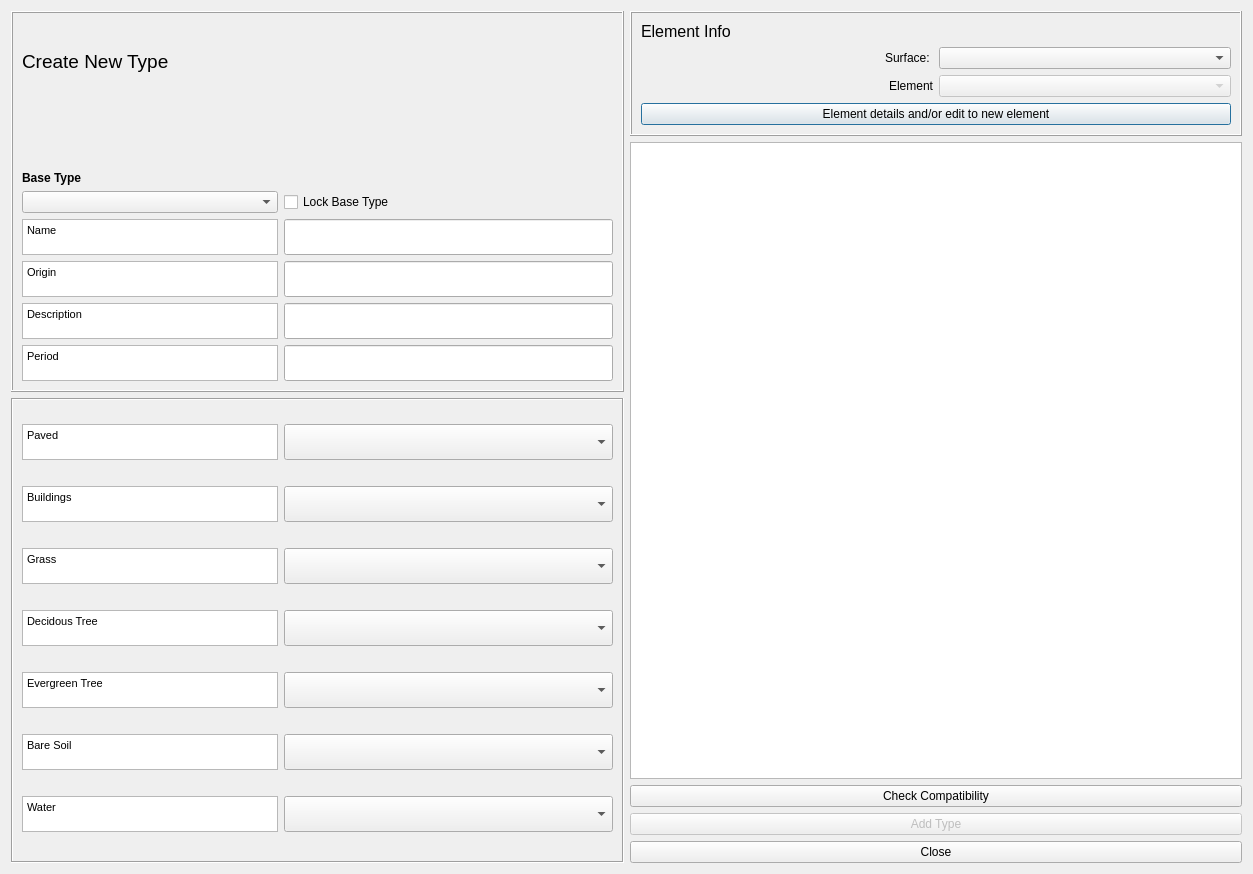
<?xml version="1.0" encoding="UTF-8"?>
<ui version="4.0">
 <class>urban_type_db_editorDialogBase</class>
 <widget class="QDialog" name="urban_type_db_editorDialogBase">
  <property name="geometry">
   <rect>
    <x>0</x>
    <y>0</y>
    <width>1253</width>
    <height>874</height>
   </rect>
  </property>
  <property name="windowTitle">
   <string>Urban Type Database editor</string>
  </property>
  <layout class="QGridLayout" name="gridLayout_5">
   <item row="0" column="0">
    <widget class="QFrame" name="frame1">
     <property name="frameShape">
      <enum>QFrame::Box</enum>
     </property>
     <property name="frameShadow">
      <enum>QFrame::Raised</enum>
     </property>
     <layout class="QGridLayout" name="gridLayout_2">
      <item row="4" column="1">
       <widget class="QgsFilterLineEdit" name="textEditName">
        <property name="sizePolicy">
         <sizepolicy hsizetype="Expanding" vsizetype="Preferred">
          <horstretch>0</horstretch>
          <verstretch>0</verstretch>
         </sizepolicy>
        </property>
        <property name="maximumSize">
         <size>
          <width>16777215</width>
          <height>36</height>
         </size>
        </property>
        <property name="inputMethodHints">
         <set>Qt::ImhNone</set>
        </property>
        <property name="qgisRelation" stdset="0">
         <string notr="true"/>
        </property>
       </widget>
      </item>
      <item row="5" column="1">
       <widget class="QgsFilterLineEdit" name="textEditOrig">
        <property name="sizePolicy">
         <sizepolicy hsizetype="Expanding" vsizetype="Preferred">
          <horstretch>0</horstretch>
          <verstretch>0</verstretch>
         </sizepolicy>
        </property>
        <property name="maximumSize">
         <size>
          <width>16777215</width>
          <height>36</height>
         </size>
        </property>
        <property name="inputMethodHints">
         <set>Qt::ImhNone</set>
        </property>
        <property name="qgisRelation" stdset="0">
         <string notr="true"/>
        </property>
       </widget>
      </item>
      <item row="6" column="1">
       <widget class="QgsFilterLineEdit" name="textEditDesc">
        <property name="sizePolicy">
         <sizepolicy hsizetype="Expanding" vsizetype="Preferred">
          <horstretch>0</horstretch>
          <verstretch>0</verstretch>
         </sizepolicy>
        </property>
        <property name="maximumSize">
         <size>
          <width>16777215</width>
          <height>36</height>
         </size>
        </property>
        <property name="qgisRelation" stdset="0">
         <string notr="true"/>
        </property>
       </widget>
      </item>
      <item row="7" column="0">
       <widget class="QTextBrowser" name="textBrowserPeriod">
        <property name="sizePolicy">
         <sizepolicy hsizetype="Preferred" vsizetype="Preferred">
          <horstretch>0</horstretch>
          <verstretch>0</verstretch>
         </sizepolicy>
        </property>
        <property name="minimumSize">
         <size>
          <width>1</width>
          <height>0</height>
         </size>
        </property>
        <property name="maximumSize">
         <size>
          <width>16777215</width>
          <height>36</height>
         </size>
        </property>
        <property name="html">
         <string>&lt;!DOCTYPE HTML PUBLIC &quot;-//W3C//DTD HTML 4.0//EN&quot; &quot;http://www.w3.org/TR/REC-html40/strict.dtd&quot;&gt;
&lt;html&gt;&lt;head&gt;&lt;meta name=&quot;qrichtext&quot; content=&quot;1&quot; /&gt;&lt;style type=&quot;text/css&quot;&gt;
p, li { white-space: pre-wrap; }
&lt;/style&gt;&lt;/head&gt;&lt;body style=&quot; font-family:'MS Shell Dlg 2'; font-size:8.25pt; font-weight:400; font-style:normal;&quot;&gt;
&lt;p style=&quot; margin-top:0px; margin-bottom:0px; margin-left:0px; margin-right:0px; -qt-block-indent:0; text-indent:0px;&quot;&gt;&lt;span style=&quot; font-size:8pt;&quot;&gt;Period&lt;/span&gt;&lt;/p&gt;&lt;/body&gt;&lt;/html&gt;</string>
        </property>
       </widget>
      </item>
      <item row="5" column="0">
       <widget class="QTextBrowser" name="textBrowserDesc">
        <property name="sizePolicy">
         <sizepolicy hsizetype="Preferred" vsizetype="Preferred">
          <horstretch>0</horstretch>
          <verstretch>0</verstretch>
         </sizepolicy>
        </property>
        <property name="minimumSize">
         <size>
          <width>1</width>
          <height>0</height>
         </size>
        </property>
        <property name="maximumSize">
         <size>
          <width>16777215</width>
          <height>36</height>
         </size>
        </property>
        <property name="html">
         <string>&lt;!DOCTYPE HTML PUBLIC &quot;-//W3C//DTD HTML 4.0//EN&quot; &quot;http://www.w3.org/TR/REC-html40/strict.dtd&quot;&gt;
&lt;html&gt;&lt;head&gt;&lt;meta name=&quot;qrichtext&quot; content=&quot;1&quot; /&gt;&lt;style type=&quot;text/css&quot;&gt;
p, li { white-space: pre-wrap; }
&lt;/style&gt;&lt;/head&gt;&lt;body style=&quot; font-family:'MS Shell Dlg 2'; font-size:8.25pt; font-weight:400; font-style:normal;&quot;&gt;
&lt;p style=&quot; margin-top:0px; margin-bottom:0px; margin-left:0px; margin-right:0px; -qt-block-indent:0; text-indent:0px;&quot;&gt;&lt;span style=&quot; font-size:8pt;&quot;&gt;Origin&lt;/span&gt;&lt;/p&gt;&lt;/body&gt;&lt;/html&gt;</string>
        </property>
       </widget>
      </item>
      <item row="6" column="0">
       <widget class="QTextBrowser" name="textBrowserOrig">
        <property name="sizePolicy">
         <sizepolicy hsizetype="Preferred" vsizetype="Preferred">
          <horstretch>0</horstretch>
          <verstretch>0</verstretch>
         </sizepolicy>
        </property>
        <property name="minimumSize">
         <size>
          <width>1</width>
          <height>0</height>
         </size>
        </property>
        <property name="maximumSize">
         <size>
          <width>16777215</width>
          <height>36</height>
         </size>
        </property>
        <property name="html">
         <string>&lt;!DOCTYPE HTML PUBLIC &quot;-//W3C//DTD HTML 4.0//EN&quot; &quot;http://www.w3.org/TR/REC-html40/strict.dtd&quot;&gt;
&lt;html&gt;&lt;head&gt;&lt;meta name=&quot;qrichtext&quot; content=&quot;1&quot; /&gt;&lt;style type=&quot;text/css&quot;&gt;
p, li { white-space: pre-wrap; }
&lt;/style&gt;&lt;/head&gt;&lt;body style=&quot; font-family:'MS Shell Dlg 2'; font-size:8.25pt; font-weight:400; font-style:normal;&quot;&gt;
&lt;p style=&quot; margin-top:0px; margin-bottom:0px; margin-left:0px; margin-right:0px; -qt-block-indent:0; text-indent:0px;&quot;&gt;&lt;span style=&quot; font-size:8pt;&quot;&gt;Description&lt;/span&gt;&lt;/p&gt;&lt;/body&gt;&lt;/html&gt;</string>
        </property>
       </widget>
      </item>
      <item row="7" column="1">
       <widget class="QgsFilterLineEdit" name="textEditPeriod">
        <property name="sizePolicy">
         <sizepolicy hsizetype="Expanding" vsizetype="Preferred">
          <horstretch>0</horstretch>
          <verstretch>0</verstretch>
         </sizepolicy>
        </property>
        <property name="maximumSize">
         <size>
          <width>16777215</width>
          <height>36</height>
         </size>
        </property>
        <property name="qgisRelation" stdset="0">
         <string notr="true"/>
        </property>
       </widget>
      </item>
      <item row="2" column="0">
       <widget class="QLabel" name="label">
        <property name="sizePolicy">
         <sizepolicy hsizetype="Preferred" vsizetype="Minimum">
          <horstretch>0</horstretch>
          <verstretch>0</verstretch>
         </sizepolicy>
        </property>
        <property name="font">
         <font>
          <weight>75</weight>
          <bold>true</bold>
         </font>
        </property>
        <property name="text">
         <string>Base Type</string>
        </property>
        <property name="alignment">
         <set>Qt::AlignBottom|Qt::AlignLeading|Qt::AlignLeft</set>
        </property>
       </widget>
      </item>
      <item row="3" column="0">
       <widget class="QComboBox" name="comboBoxTableSelect"/>
      </item>
      <item row="3" column="1">
       <widget class="QCheckBox" name="checkBoxA">
        <property name="text">
         <string>Lock Base Type</string>
        </property>
       </widget>
      </item>
      <item row="4" column="0">
       <widget class="QTextBrowser" name="textBrowser_Surface">
        <property name="sizePolicy">
         <sizepolicy hsizetype="Preferred" vsizetype="Preferred">
          <horstretch>0</horstretch>
          <verstretch>0</verstretch>
         </sizepolicy>
        </property>
        <property name="minimumSize">
         <size>
          <width>1</width>
          <height>0</height>
         </size>
        </property>
        <property name="maximumSize">
         <size>
          <width>16777215</width>
          <height>36</height>
         </size>
        </property>
        <property name="html">
         <string>&lt;!DOCTYPE HTML PUBLIC &quot;-//W3C//DTD HTML 4.0//EN&quot; &quot;http://www.w3.org/TR/REC-html40/strict.dtd&quot;&gt;
&lt;html&gt;&lt;head&gt;&lt;meta name=&quot;qrichtext&quot; content=&quot;1&quot; /&gt;&lt;style type=&quot;text/css&quot;&gt;
p, li { white-space: pre-wrap; }
&lt;/style&gt;&lt;/head&gt;&lt;body style=&quot; font-family:'MS Shell Dlg 2'; font-size:8.25pt; font-weight:400; font-style:normal;&quot;&gt;
&lt;p style=&quot; margin-top:0px; margin-bottom:0px; margin-left:0px; margin-right:0px; -qt-block-indent:0; text-indent:0px;&quot;&gt;&lt;span style=&quot; font-size:8pt;&quot;&gt;Name&lt;/span&gt;&lt;/p&gt;&lt;/body&gt;&lt;/html&gt;</string>
        </property>
       </widget>
      </item>
      <item row="1" column="0">
       <widget class="QLabel" name="label_42">
        <property name="text">
         <string>&lt;!DOCTYPE HTML PUBLIC &quot;-//W3C//DTD HTML 4.0//EN&quot; &quot;http://www.w3.org/TR/REC-html40/strict.dtd&quot;&gt;
&lt;html&gt;&lt;head&gt;&lt;meta name=&quot;qrichtext&quot; content=&quot;1&quot; /&gt;&lt;style type=&quot;text/css&quot;&gt;
p, li { white-space: pre-wrap; }
&lt;/style&gt;&lt;/head&gt;&lt;body style=&quot; font-family:'MS Shell Dlg 2'; font-size:8pt; font-weight:400; font-style:normal;&quot;&gt;
&lt;p style=&quot; margin-top:0px; margin-bottom:0px; margin-left:0px; margin-right:0px; -qt-block-indent:0; text-indent:0px;&quot;&gt;&lt;span style=&quot; font-size:14pt;&quot;&gt;Create New Type&lt;/span&gt;&lt;/p&gt;&lt;/body&gt;&lt;/html&gt;</string>
        </property>
       </widget>
      </item>
     </layout>
    </widget>
   </item>
   <item row="0" column="1" rowspan="2">
    <layout class="QGridLayout" name="gridLayout_4">
     <item row="0" column="0">
      <widget class="QFrame" name="lodFrame_4">
       <property name="frameShape">
        <enum>QFrame::Box</enum>
       </property>
       <property name="frameShadow">
        <enum>QFrame::Raised</enum>
       </property>
       <layout class="QGridLayout" name="gridLayout_15">
        <item row="0" column="0">
         <layout class="QHBoxLayout" name="horizontalLayout">
          <item>
           <layout class="QGridLayout" name="gridLayout_3">
            <item row="2" column="0">
             <widget class="QLabel" name="label_15">
              <property name="text">
               <string>Element</string>
              </property>
              <property name="alignment">
               <set>Qt::AlignRight|Qt::AlignTrailing|Qt::AlignVCenter</set>
              </property>
             </widget>
            </item>
            <item row="2" column="1">
             <widget class="QComboBox" name="comboBoxElementInfo">
              <property name="enabled">
               <bool>false</bool>
              </property>
              <property name="sizePolicy">
               <sizepolicy hsizetype="Preferred" vsizetype="Fixed">
                <horstretch>0</horstretch>
                <verstretch>0</verstretch>
               </sizepolicy>
              </property>
              <property name="toolTip">
               <string/>
              </property>
             </widget>
            </item>
            <item row="0" column="0">
             <widget class="QLabel" name="label_44">
              <property name="text">
               <string>&lt;!DOCTYPE HTML PUBLIC &quot;-//W3C//DTD HTML 4.0//EN&quot; &quot;http://www.w3.org/TR/REC-html40/strict.dtd&quot;&gt;
&lt;html&gt;&lt;head&gt;&lt;meta name=&quot;qrichtext&quot; content=&quot;1&quot; /&gt;&lt;style type=&quot;text/css&quot;&gt;
p, li { white-space: pre-wrap; }
&lt;/style&gt;&lt;/head&gt;&lt;body style=&quot; font-family:'MS Shell Dlg 2'; font-size:8pt; font-weight:400; font-style:normal;&quot;&gt;
&lt;p style=&quot; margin-top:0px; margin-bottom:0px; margin-left:0px; margin-right:0px; -qt-block-indent:0; text-indent:0px;&quot;&gt;&lt;span style=&quot; font-size:12pt;&quot;&gt;Element Info&lt;/span&gt;&lt;/p&gt;&lt;/body&gt;&lt;/html&gt;</string>
              </property>
             </widget>
            </item>
            <item row="1" column="0">
             <widget class="QLabel" name="label_14">
              <property name="text">
               <string>Surface: </string>
              </property>
              <property name="alignment">
               <set>Qt::AlignRight|Qt::AlignTrailing|Qt::AlignVCenter</set>
              </property>
             </widget>
            </item>
            <item row="1" column="1">
             <widget class="QComboBox" name="comboBoxSurface">
              <property name="enabled">
               <bool>true</bool>
              </property>
              <property name="sizePolicy">
               <sizepolicy hsizetype="Preferred" vsizetype="Fixed">
                <horstretch>0</horstretch>
                <verstretch>0</verstretch>
               </sizepolicy>
              </property>
              <property name="toolTip">
               <string/>
              </property>
              <property name="currentIndex">
               <number>-1</number>
              </property>
              <item>
               <property name="text">
                <string>Building</string>
               </property>
              </item>
              <item>
               <property name="text">
                <string>Paved</string>
               </property>
              </item>
              <item>
               <property name="text">
                <string>Evergreen Tree</string>
               </property>
              </item>
              <item>
               <property name="text">
                <string>Decidous Tree</string>
               </property>
              </item>
              <item>
               <property name="text">
                <string>Grass</string>
               </property>
              </item>
              <item>
               <property name="text">
                <string>Bare Soil</string>
               </property>
              </item>
              <item>
               <property name="text">
                <string>Water</string>
               </property>
              </item>
             </widget>
            </item>
           </layout>
          </item>
         </layout>
        </item>
        <item row="1" column="0">
         <widget class="QPushButton" name="pushButtonEditElement">
          <property name="enabled">
           <bool>true</bool>
          </property>
          <property name="text">
           <string>Element details and/or edit to new element</string>
          </property>
         </widget>
        </item>
       </layout>
      </widget>
     </item>
     <item row="1" column="0">
      <widget class="QTextBrowser" name="textBrowser"/>
     </item>
    </layout>
   </item>
   <item row="1" column="0" rowspan="2">
    <widget class="QFrame" name="frame">
     <property name="frameShape">
      <enum>QFrame::Box</enum>
     </property>
     <property name="frameShadow">
      <enum>QFrame::Sunken</enum>
     </property>
     <layout class="QGridLayout" name="gridLayout">
      <property name="verticalSpacing">
       <number>11</number>
      </property>
      <item row="12" column="1">
       <widget class="QComboBox" name="comboBoxWaterType">
        <property name="sizePolicy">
         <sizepolicy hsizetype="Expanding" vsizetype="Preferred">
          <horstretch>0</horstretch>
          <verstretch>0</verstretch>
         </sizepolicy>
        </property>
        <property name="minimumSize">
         <size>
          <width>329</width>
          <height>0</height>
         </size>
        </property>
       </widget>
      </item>
      <item row="12" column="0">
       <widget class="QTextBrowser" name="textBrowser_6">
        <property name="sizePolicy">
         <sizepolicy hsizetype="Expanding" vsizetype="Fixed">
          <horstretch>0</horstretch>
          <verstretch>0</verstretch>
         </sizepolicy>
        </property>
        <property name="maximumSize">
         <size>
          <width>16777215</width>
          <height>36</height>
         </size>
        </property>
        <property name="html">
         <string>&lt;!DOCTYPE HTML PUBLIC &quot;-//W3C//DTD HTML 4.0//EN&quot; &quot;http://www.w3.org/TR/REC-html40/strict.dtd&quot;&gt;
&lt;html&gt;&lt;head&gt;&lt;meta name=&quot;qrichtext&quot; content=&quot;1&quot; /&gt;&lt;style type=&quot;text/css&quot;&gt;
p, li { white-space: pre-wrap; }
&lt;/style&gt;&lt;/head&gt;&lt;body style=&quot; font-family:'MS Shell Dlg 2'; font-size:8.25pt; font-weight:400; font-style:normal;&quot;&gt;
&lt;p style=&quot; margin-top:0px; margin-bottom:0px; margin-left:0px; margin-right:0px; -qt-block-indent:0; text-indent:0px;&quot;&gt;&lt;span style=&quot; font-size:8pt;&quot;&gt;Water&lt;/span&gt;&lt;/p&gt;&lt;/body&gt;&lt;/html&gt;</string>
        </property>
       </widget>
      </item>
      <item row="7" column="0">
       <widget class="QTextBrowser" name="textBrowser_1">
        <property name="sizePolicy">
         <sizepolicy hsizetype="Expanding" vsizetype="Fixed">
          <horstretch>0</horstretch>
          <verstretch>0</verstretch>
         </sizepolicy>
        </property>
        <property name="maximumSize">
         <size>
          <width>16777215</width>
          <height>36</height>
         </size>
        </property>
        <property name="html">
         <string>&lt;!DOCTYPE HTML PUBLIC &quot;-//W3C//DTD HTML 4.0//EN&quot; &quot;http://www.w3.org/TR/REC-html40/strict.dtd&quot;&gt;
&lt;html&gt;&lt;head&gt;&lt;meta name=&quot;qrichtext&quot; content=&quot;1&quot; /&gt;&lt;style type=&quot;text/css&quot;&gt;
p, li { white-space: pre-wrap; }
&lt;/style&gt;&lt;/head&gt;&lt;body style=&quot; font-family:'MS Shell Dlg 2'; font-size:8.25pt; font-weight:400; font-style:normal;&quot;&gt;
&lt;p style=&quot; margin-top:0px; margin-bottom:0px; margin-left:0px; margin-right:0px; -qt-block-indent:0; text-indent:0px;&quot;&gt;&lt;span style=&quot; font-size:8pt;&quot;&gt;Buildings&lt;/span&gt;&lt;/p&gt;&lt;/body&gt;&lt;/html&gt;</string>
        </property>
       </widget>
      </item>
      <item row="11" column="0">
       <widget class="QTextBrowser" name="textBrowser_5">
        <property name="sizePolicy">
         <sizepolicy hsizetype="Expanding" vsizetype="Fixed">
          <horstretch>0</horstretch>
          <verstretch>0</verstretch>
         </sizepolicy>
        </property>
        <property name="maximumSize">
         <size>
          <width>16777215</width>
          <height>36</height>
         </size>
        </property>
        <property name="html">
         <string>&lt;!DOCTYPE HTML PUBLIC &quot;-//W3C//DTD HTML 4.0//EN&quot; &quot;http://www.w3.org/TR/REC-html40/strict.dtd&quot;&gt;
&lt;html&gt;&lt;head&gt;&lt;meta name=&quot;qrichtext&quot; content=&quot;1&quot; /&gt;&lt;style type=&quot;text/css&quot;&gt;
p, li { white-space: pre-wrap; }
&lt;/style&gt;&lt;/head&gt;&lt;body style=&quot; font-family:'MS Shell Dlg 2'; font-size:8.25pt; font-weight:400; font-style:normal;&quot;&gt;
&lt;p style=&quot; margin-top:0px; margin-bottom:0px; margin-left:0px; margin-right:0px; -qt-block-indent:0; text-indent:0px;&quot;&gt;&lt;span style=&quot; font-size:8pt;&quot;&gt;Bare Soil&lt;/span&gt;&lt;/p&gt;&lt;/body&gt;&lt;/html&gt;</string>
        </property>
       </widget>
      </item>
      <item row="10" column="0">
       <widget class="QTextBrowser" name="textBrowser_4">
        <property name="sizePolicy">
         <sizepolicy hsizetype="Expanding" vsizetype="Fixed">
          <horstretch>0</horstretch>
          <verstretch>0</verstretch>
         </sizepolicy>
        </property>
        <property name="maximumSize">
         <size>
          <width>16777215</width>
          <height>36</height>
         </size>
        </property>
        <property name="html">
         <string>&lt;!DOCTYPE HTML PUBLIC &quot;-//W3C//DTD HTML 4.0//EN&quot; &quot;http://www.w3.org/TR/REC-html40/strict.dtd&quot;&gt;
&lt;html&gt;&lt;head&gt;&lt;meta name=&quot;qrichtext&quot; content=&quot;1&quot; /&gt;&lt;style type=&quot;text/css&quot;&gt;
p, li { white-space: pre-wrap; }
&lt;/style&gt;&lt;/head&gt;&lt;body style=&quot; font-family:'MS Shell Dlg 2'; font-size:8.25pt; font-weight:400; font-style:normal;&quot;&gt;
&lt;p style=&quot; margin-top:0px; margin-bottom:0px; margin-left:0px; margin-right:0px; -qt-block-indent:0; text-indent:0px;&quot;&gt;&lt;span style=&quot; font-size:8pt;&quot;&gt;Evergreen Tree&lt;/span&gt;&lt;/p&gt;&lt;/body&gt;&lt;/html&gt;</string>
        </property>
       </widget>
      </item>
      <item row="8" column="0">
       <widget class="QTextBrowser" name="textBrowser_2">
        <property name="sizePolicy">
         <sizepolicy hsizetype="Expanding" vsizetype="Fixed">
          <horstretch>0</horstretch>
          <verstretch>0</verstretch>
         </sizepolicy>
        </property>
        <property name="maximumSize">
         <size>
          <width>16777215</width>
          <height>36</height>
         </size>
        </property>
        <property name="html">
         <string>&lt;!DOCTYPE HTML PUBLIC &quot;-//W3C//DTD HTML 4.0//EN&quot; &quot;http://www.w3.org/TR/REC-html40/strict.dtd&quot;&gt;
&lt;html&gt;&lt;head&gt;&lt;meta name=&quot;qrichtext&quot; content=&quot;1&quot; /&gt;&lt;style type=&quot;text/css&quot;&gt;
p, li { white-space: pre-wrap; }
&lt;/style&gt;&lt;/head&gt;&lt;body style=&quot; font-family:'MS Shell Dlg 2'; font-size:8.25pt; font-weight:400; font-style:normal;&quot;&gt;
&lt;p style=&quot; margin-top:0px; margin-bottom:0px; margin-left:0px; margin-right:0px; -qt-block-indent:0; text-indent:0px;&quot;&gt;&lt;span style=&quot; font-size:8pt;&quot;&gt;Grass&lt;/span&gt;&lt;/p&gt;&lt;/body&gt;&lt;/html&gt;</string>
        </property>
       </widget>
      </item>
      <item row="9" column="0">
       <widget class="QTextBrowser" name="textBrowser_3">
        <property name="sizePolicy">
         <sizepolicy hsizetype="Expanding" vsizetype="Fixed">
          <horstretch>0</horstretch>
          <verstretch>0</verstretch>
         </sizepolicy>
        </property>
        <property name="maximumSize">
         <size>
          <width>16777215</width>
          <height>36</height>
         </size>
        </property>
        <property name="html">
         <string>&lt;!DOCTYPE HTML PUBLIC &quot;-//W3C//DTD HTML 4.0//EN&quot; &quot;http://www.w3.org/TR/REC-html40/strict.dtd&quot;&gt;
&lt;html&gt;&lt;head&gt;&lt;meta name=&quot;qrichtext&quot; content=&quot;1&quot; /&gt;&lt;style type=&quot;text/css&quot;&gt;
p, li { white-space: pre-wrap; }
&lt;/style&gt;&lt;/head&gt;&lt;body style=&quot; font-family:'MS Shell Dlg 2'; font-size:8.25pt; font-weight:400; font-style:normal;&quot;&gt;
&lt;p style=&quot; margin-top:0px; margin-bottom:0px; margin-left:0px; margin-right:0px; -qt-block-indent:0; text-indent:0px;&quot;&gt;&lt;span style=&quot; font-size:8pt;&quot;&gt;Decidous Tree&lt;/span&gt;&lt;/p&gt;&lt;/body&gt;&lt;/html&gt;</string>
        </property>
       </widget>
      </item>
      <item row="6" column="0">
       <widget class="QTextBrowser" name="textBrowser_0">
        <property name="sizePolicy">
         <sizepolicy hsizetype="Preferred" vsizetype="Preferred">
          <horstretch>0</horstretch>
          <verstretch>0</verstretch>
         </sizepolicy>
        </property>
        <property name="maximumSize">
         <size>
          <width>16777215</width>
          <height>36</height>
         </size>
        </property>
        <property name="html">
         <string>&lt;!DOCTYPE HTML PUBLIC &quot;-//W3C//DTD HTML 4.0//EN&quot; &quot;http://www.w3.org/TR/REC-html40/strict.dtd&quot;&gt;
&lt;html&gt;&lt;head&gt;&lt;meta name=&quot;qrichtext&quot; content=&quot;1&quot; /&gt;&lt;style type=&quot;text/css&quot;&gt;
p, li { white-space: pre-wrap; }
&lt;/style&gt;&lt;/head&gt;&lt;body style=&quot; font-family:'MS Shell Dlg 2'; font-size:8.25pt; font-weight:400; font-style:normal;&quot;&gt;
&lt;p style=&quot; margin-top:0px; margin-bottom:0px; margin-left:0px; margin-right:0px; -qt-block-indent:0; text-indent:0px;&quot;&gt;&lt;span style=&quot; font-size:8pt;&quot;&gt;Paved&lt;/span&gt;&lt;/p&gt;&lt;/body&gt;&lt;/html&gt;</string>
        </property>
       </widget>
      </item>
      <item row="9" column="1">
       <widget class="QComboBox" name="comboBoxDecType">
        <property name="sizePolicy">
         <sizepolicy hsizetype="Expanding" vsizetype="Preferred">
          <horstretch>0</horstretch>
          <verstretch>0</verstretch>
         </sizepolicy>
        </property>
        <property name="minimumSize">
         <size>
          <width>329</width>
          <height>0</height>
         </size>
        </property>
       </widget>
      </item>
      <item row="10" column="1">
       <widget class="QComboBox" name="comboBoxEvrType">
        <property name="sizePolicy">
         <sizepolicy hsizetype="Expanding" vsizetype="Preferred">
          <horstretch>0</horstretch>
          <verstretch>0</verstretch>
         </sizepolicy>
        </property>
        <property name="minimumSize">
         <size>
          <width>329</width>
          <height>0</height>
         </size>
        </property>
       </widget>
      </item>
      <item row="8" column="1">
       <widget class="QComboBox" name="comboBoxGrassType">
        <property name="sizePolicy">
         <sizepolicy hsizetype="Expanding" vsizetype="Preferred">
          <horstretch>0</horstretch>
          <verstretch>0</verstretch>
         </sizepolicy>
        </property>
        <property name="minimumSize">
         <size>
          <width>329</width>
          <height>0</height>
         </size>
        </property>
       </widget>
      </item>
      <item row="7" column="1">
       <widget class="QComboBox" name="comboBoxBuildingType">
        <property name="sizePolicy">
         <sizepolicy hsizetype="Expanding" vsizetype="Preferred">
          <horstretch>0</horstretch>
          <verstretch>0</verstretch>
         </sizepolicy>
        </property>
        <property name="minimumSize">
         <size>
          <width>329</width>
          <height>0</height>
         </size>
        </property>
       </widget>
      </item>
      <item row="6" column="1">
       <widget class="QComboBox" name="comboBoxPavedType">
        <property name="sizePolicy">
         <sizepolicy hsizetype="Expanding" vsizetype="Preferred">
          <horstretch>0</horstretch>
          <verstretch>0</verstretch>
         </sizepolicy>
        </property>
        <property name="minimumSize">
         <size>
          <width>329</width>
          <height>0</height>
         </size>
        </property>
       </widget>
      </item>
      <item row="11" column="1">
       <widget class="QComboBox" name="comboBoxBsoilType">
        <property name="sizePolicy">
         <sizepolicy hsizetype="Expanding" vsizetype="Preferred">
          <horstretch>0</horstretch>
          <verstretch>0</verstretch>
         </sizepolicy>
        </property>
        <property name="minimumSize">
         <size>
          <width>329</width>
          <height>0</height>
         </size>
        </property>
       </widget>
      </item>
     </layout>
    </widget>
   </item>
   <item row="2" column="1">
    <layout class="QGridLayout" name="gridLayout_8">
     <item row="0" column="0">
      <widget class="QPushButton" name="pushButtonCheck">
       <property name="text">
        <string>Check Compatibility</string>
       </property>
      </widget>
     </item>
     <item row="2" column="0">
      <widget class="QPushButton" name="pushButtonCancel">
       <property name="text">
        <string>Close</string>
       </property>
      </widget>
     </item>
     <item row="1" column="0">
      <widget class="QPushButton" name="pushButtonGen">
       <property name="enabled">
        <bool>false</bool>
       </property>
       <property name="text">
        <string>Add Type</string>
       </property>
      </widget>
     </item>
    </layout>
   </item>
  </layout>
 </widget>
 <customwidgets>
  <customwidget>
   <class>QgsFilterLineEdit</class>
   <extends>QLineEdit</extends>
   <header>qgsfilterlineedit.h</header>
  </customwidget>
 </customwidgets>
 <resources/>
 <connections>
  <connection>
   <sender>pushButtonCancel</sender>
   <signal>clicked()</signal>
   <receiver>urban_type_db_editorDialogBase</receiver>
   <slot>close()</slot>
   <hints>
    <hint type="sourcelabel">
     <x>758</x>
     <y>727</y>
    </hint>
    <hint type="destinationlabel">
     <x>461</x>
     <y>380</y>
    </hint>
   </hints>
  </connection>
  <connection>
   <sender>checkBoxA</sender>
   <signal>clicked(bool)</signal>
   <receiver>comboBoxTableSelect</receiver>
   <slot>setDisabled(bool)</slot>
   <hints>
    <hint type="sourcelabel">
     <x>445</x>
     <y>152</y>
    </hint>
    <hint type="destinationlabel">
     <x>141</x>
     <y>153</y>
    </hint>
   </hints>
  </connection>
 </connections>
</ui>
